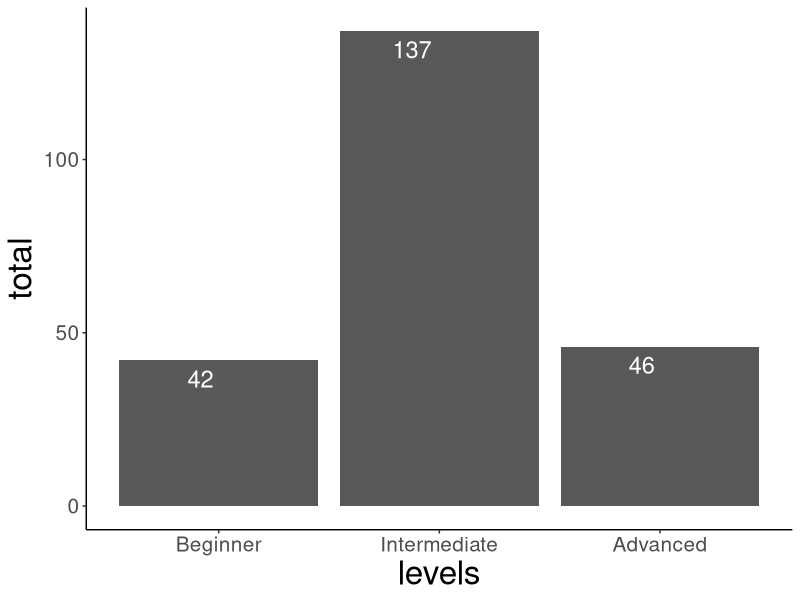
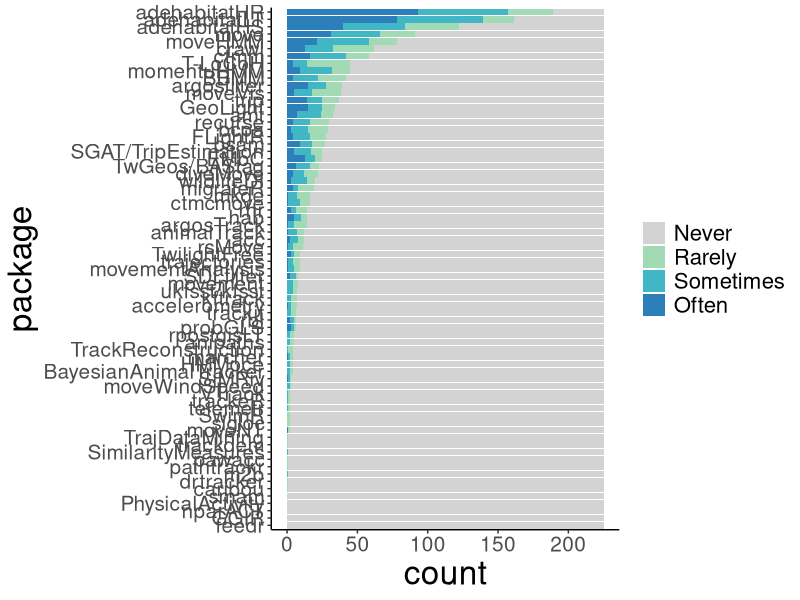
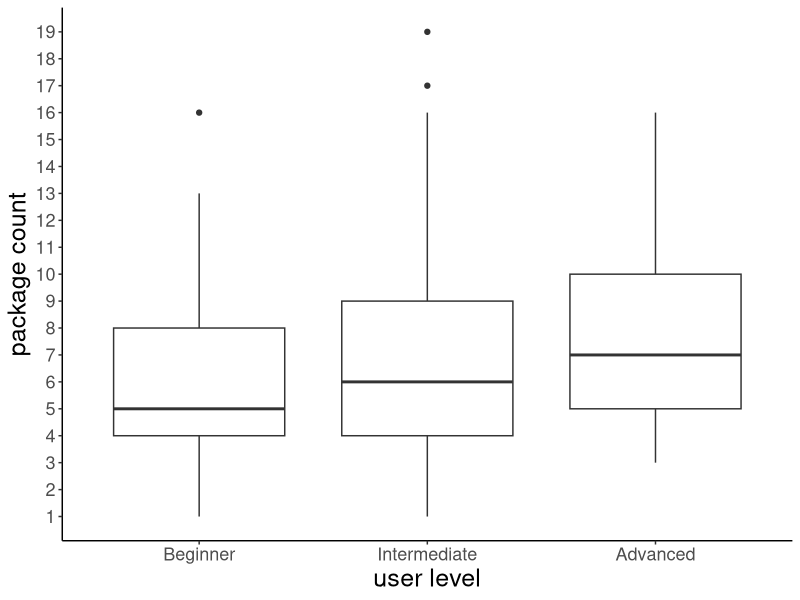
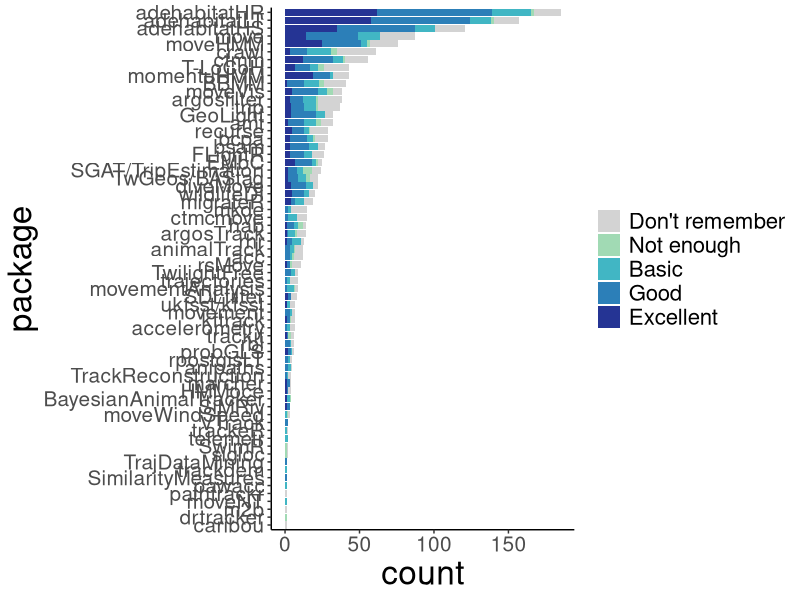
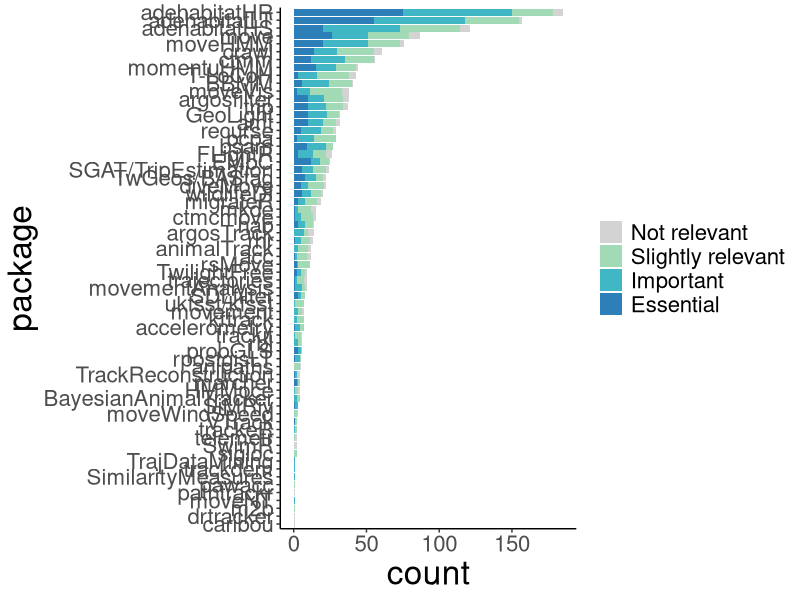
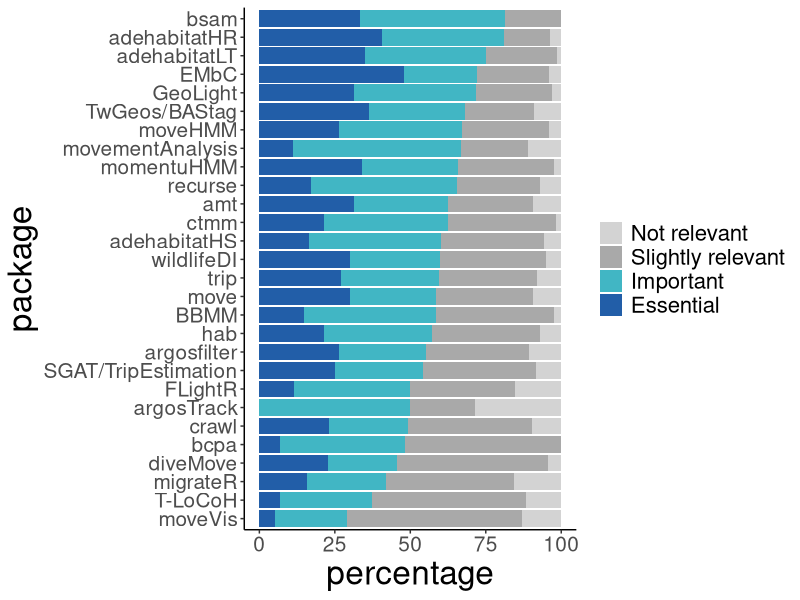
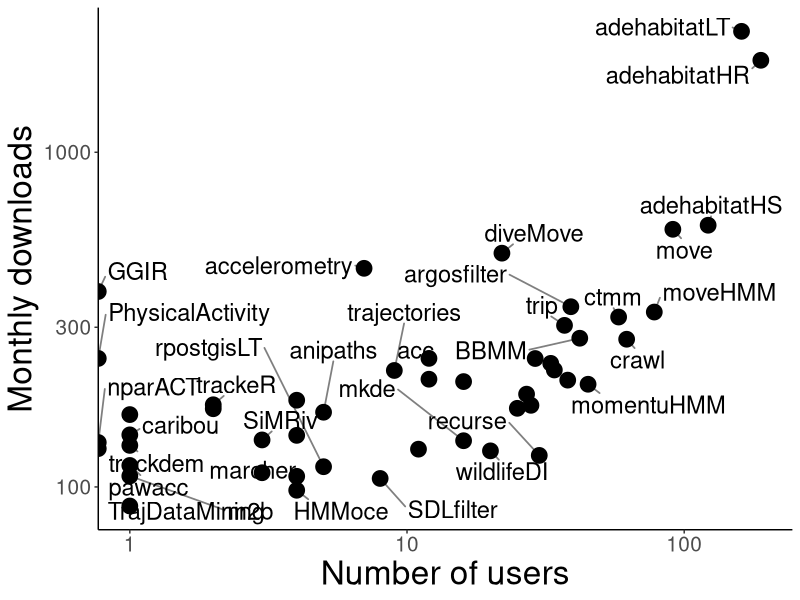

The R script that drew these images, in order:
## ---- chunk 1
knitr::opts_chunk$set(echo = TRUE)
library(tidyverse)
library(ggplot2)
library(ggrepel)
library(dplyr)
library(reshape)
library(RColorBrewer)
library(kableExtra)
data <- read.csv("Rpackages_survey_responses.csv",stringsAsFactors = FALSE) 
data_all <- data %>% 
  filter(completion == 100)
packages <- read_csv('packages_survey_names.csv')

data_question_1 <- data_all[,grep("q1", colnames(data_all))]
colnames(data_question_1) <- t(packages)
# I'm dropping trajr that was added in the end and only got 1 response
data_question_1 <- data_question_1[,-grep("trajr",colnames(data_question_1))]

Total <- sapply(1:dim(data_question_1)[1],function(x){
  sum(as.numeric(data_question_1[x,]!="Never"))
})
discard_rows <- which(Total == 0)
data_all <- data_all[-discard_rows,]
## ---- chunk 2
data_question_4 <- data_all[,grep("q4", colnames(data_all))]
categories <- c("Beginner","Intermediate","Advanced")
data_question_4 <- factor(unlist(lapply(strsplit(data_question_4,'\\:'),'[[',1)),levels=categories)
use_counts <- as.numeric(table(data_question_4))
prop <- round(as.numeric(prop.table(table(data_question_4)))*100,1)
use_counts<-data.frame(levels=categories,total=use_counts)
use_counts$levels <- factor(as.character(use_counts$levels),levels=categories)
ggplot(data=use_counts,aes(x=levels,y=total)) + geom_bar(stat="identity", position=position_dodge()) +
  geom_text(aes(label=total), size=6.0, vjust=1.5, hjust=1.2, color="white",
            position = position_dodge(0.9)) +  theme_classic() +
            theme(axis.text.y = element_text( hjust = 1,vjust=0.5),
                  axis.title =element_text(size=24),
                  axis.text =element_text(size=15))

## ---- chunk 3
data_question <- data_all[,grep("q1", colnames(data_all))]
colnames(data_question) <- t(packages)
# I'm dropping trajr that was added in the end and only got 1 response
data_question <- data_question[,-grep("trajr",colnames(data_question))]
packages_new <- packages[-which(packages=="trajr"),]

categories <- c("Never","Rarely","Sometimes","Often")
use_counts <- t(sapply(1:ncol(data_question),function(x){
  data_line <- factor(data_question[,x],levels=categories)
  count_p_use <- as.numeric(table(data_line))
  return(count_p_use)
}))
use_counts<-data.frame(use_counts)
colnames(use_counts) <- categories
rownames(use_counts) <- t(packages_new)
use_counts$package<-row.names(use_counts)

df1<-melt(use_counts,id.vars='package',variable_name='response')
g<-unlist(by(df1, df1$package, function(x) sum(x$value[x$response!='Never'])))

df1$package<-factor(df1$package,levels=names(sort(g,decreasing=F)))
color.pallete<-brewer.pal(5,'YlGnBu')
color.pallete[1]<-'lightgray'
 ggplot(data=df1) + geom_col(aes(x=package, y=value,fill=response)) + ylab('count') +coord_flip() + scale_fill_manual(values=color.pallete) + theme_classic()+
  theme(axis.text.y = element_text( hjust = 1,vjust=0.5),
        axis.title =element_text(size=24),
        axis.text =element_text(size=15),
        legend.text=element_text(size=16),
        legend.title=element_blank())

## ---- chunk 4
kable(use_counts[,1:length(categories)]) %>%
  kable_styling(bootstrap_options = c("striped", "hover", "condensed", "responsive"))

## ---- chunk 5
Total <- Total[-discard_rows]
new_df <- cbind.data.frame(Total,user=data_question_4)
categories <- c("Beginner","Intermediate","Advanced")
new_df <- cbind.data.frame(Total,user=data_question_4)
new_df$user <- factor(as.character(new_df$user),levels = categories)
ggplot(new_df, aes(x=user, y=Total)) +
  geom_boxplot() +
  scale_y_continuous(breaks = 0:max(new_df$Total)) +
  xlab('user level')+
  ylab('package count')+
  theme_classic()+
  theme(axis.text.y = element_text( hjust = 1,vjust=0.5),
        axis.title =element_text(size=18),
        axis.text =element_text(size=13),
        legend.text=element_text(size=14),
        legend.title=element_blank())
## ---- chunk 6
data_question <- data_all[,grep("q2", colnames(data_all))]
colnames(data_question) <- t(packages)
# I'm dropping trajr that was added in the end and only got 1 response
data_question <- data_question[,-grep("trajr",colnames(data_question))]
packages_new <- packages[-which(packages=="trajr"),]

categories <- c("Not enough","Basic","Good","Excellent", "Don't remember")
use_counts <- t(sapply(1:ncol(data_question),function(x){
  data_line <- factor(data_question[,x],levels=categories)
  count_p_use <- as.numeric(table(data_line))
  return(count_p_use)
}))
use_counts<-data.frame(use_counts)
colnames(use_counts) <- categories
rownames(use_counts) <- t(packages_new)
total_package <- rowSums(use_counts)
use_counts$package<-row.names(use_counts)
use_counts <- use_counts[total_package > 0,]

df1<-melt(use_counts[, ],id.vars='package',variable_name='response')

g<-unlist(by(df1, df1$package, function(x) sum(x$value)))

color.pallete<-brewer.pal(5,'YlGnBu')
color.pallete[1]<-'lightgray'
df1$package<-factor(df1$package,levels=names(sort(g,decreasing=F)))
df1$response<-factor(df1$response,levels=rev(c('Excellent','Good','Basic','Not enough',"Don't remember")))
plot_use <- ggplot(data=df1) + geom_col(aes(x=package, y=value,fill=response)) + ylab('count') +coord_flip() +
scale_fill_manual(values=color.pallete) +theme_classic() +
  theme(axis.text.y = element_text( hjust = 1,vjust=0.5),
        axis.title =element_text(size=24),
        axis.text =element_text(size=15),
        legend.text=element_text(size=16),
        legend.title=element_blank())
plot_use
## ---- chunk 7
df2<-use_counts[,c("Not enough","Basic","Good","Excellent")]

use_per<-df2/apply(df2,1,sum)*100
use_per$good_excellent<-signif(apply(use_per[,c('Good','Excellent')],1,sum),4)
use_per$counts<-apply(df2[,c('Good','Excellent')],1,sum)
## ---- chunk 8
kable(use_counts[,1:length(categories)])%>%
  kable_styling(bootstrap_options = c("striped", "hover", "condensed", "responsive"))
## ---- chunk 9
data_question <- data_all[,grep("q3", colnames(data_all))]
colnames(data_question) <- t(packages)
# I'm dropping trajr that was added in the end and only got 1 response
data_question <- data_question[,-grep("trajr",colnames(data_question))]
packages_new <- packages[-which(packages=="trajr"),]

categories <- c("Not relevant","Slightly relevant","Important","Essential")
use_counts <- t(sapply(1:ncol(data_question),function(x){
  data_line <- factor(data_question[,x],levels=categories)
  count_p_use <- as.numeric(table(data_line))
  return(count_p_use)
}))
use_counts<-data.frame(use_counts)
colnames(use_counts) <- categories
rownames(use_counts) <- t(packages_new)
total_package <- rowSums(use_counts)
use_counts$package<-row.names(use_counts)
use_counts <- use_counts[total_package > 0,]

df1<-melt(use_counts[, ],id.vars='package',variable_name='response')

g<-unlist(by(df1, df1$package, function(x) sum(x$value)))

color.pallete<-brewer.pal(5,'YlGnBu')
color.pallete[1]<-'lightgray'
df1$package<-factor(df1$package,levels=names(sort(g,decreasing=F)))

df1$response<-factor(df1$response,levels=rev(c('Essential','Important','Slightly relevant','Not relevant')))
ggplot(data=df1) + geom_col(aes(x=package, y=value,fill=response)) +
  ylab('count') +coord_flip() +
  scale_fill_manual(values=color.pallete) +theme_classic() +
  theme(axis.text.y = element_text( hjust = 1,vjust=0.5),
        axis.title =element_text(size=24),
        axis.text =element_text(size=16),
        legend.text=element_text(size=16),
        legend.title=element_blank())

## ---- chunk 10
df2<-use_counts[,c("Not relevant","Slightly relevant","Important","Essential")]

use_per<-df2/apply(df2,1,sum)*100
use_per$good_excellent<-signif(apply(use_per[,c('Important','Essential')],1,sum),4)
use_per$counts<-apply(df2[,c('Important','Essential')],1,sum)
## ---- chunk 11

package_levels<-row.names(use_per[order(use_per$good_excellent,use_per$Essential, use_per$Important),])

use_per2<-use_per
use_per2[is.na(use_per2)]<-0
use_per2$package<-row.names(use_per2)
use_per2<-subset(use_per2,counts>5)
df1<-melt(subset(use_per2,select=-c(good_excellent,counts)),id.vars='package',variable_name='response')
df1$package<-factor(df1$package, levels=package_levels)
df1$response<-factor(df1$response,levels=c("Not relevant","Slightly relevant","Important","Essential"))
color.pallete<-brewer.pal(4,'YlGnBu')
color.pallete[1:2]<-c('lightgray','darkgray')
#color.pallete[1]<-c('lightgray')
ggplot(data=df1) + geom_col(aes(x=package, y=value,fill=response)) +
  ylab('percentage') +coord_flip() +
  scale_fill_manual(values=color.pallete) +theme_classic() +
  theme(axis.text.y = element_text( hjust = 1,vjust=0.5),
        axis.title =element_text(size=24),
        axis.text =element_text(size=15),
        legend.text=element_text(size=16),
        legend.title=element_blank())
## ---- chunk 12
kable(use_counts[,1:length(categories)])%>%
  kable_styling(bootstrap_options = c("striped", "hover", "condensed", "responsive"))
## ---- chunk 13
data_question <- data_all[,grep("q1", colnames(data_all))]
colnames(data_question) <- t(packages)
# I'm dropping trajr that was added in the end and only got 1 response
data_question <- data_question[,-grep("trajr",colnames(data_question))]
packages_new <- packages[-which(packages=="trajr"),]
categories <- c("Never","Rarely","Sometimes","Often")
use_counts <- t(sapply(1:ncol(data_question),function(x){
  data_line <- factor(data_question[,x],levels=categories)
  count_p_use <- as.numeric(table(data_line))
  return(count_p_use)
}))
use_counts<-data.frame(use_counts)
colnames(use_counts) <- categories
rownames(use_counts) <- t(packages_new)
use_counts$Package<-row.names(use_counts)
use_counts <- use_counts %>%
  mutate(users = Rarely + Sometimes + Often)

funciones <- read.csv("RmovementPackagesInformation.csv")
matrix_fun <- left_join(use_counts,funciones)
matrix_fun <- matrix_fun[(!is.na(matrix_fun$monthly.downloads)),]

ggplot(matrix_fun,aes(x=users, y=monthly.downloads)) +
  geom_point(size=5) +
  xlab('Number of users') + ylab("Monthly downloads") +
  geom_text_repel(label=matrix_fun$Package,  segment.size=0.6,force=3,segment.alpha=.5,hjust=0,box.padding=0.5,min.segment.length=.1,size=6, direction = "both") +
  scale_x_continuous(trans='log10')+
  scale_y_continuous(trans='log10') +theme_classic() +
  theme(axis.text.y = element_text( hjust = 1,vjust=0.5),
        axis.title =element_text(size=24),
        axis.text =element_text(size=15))
